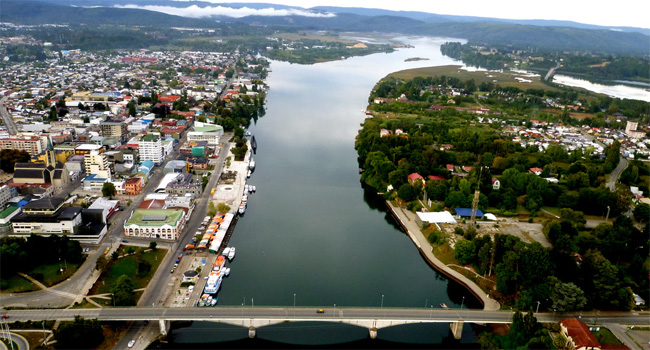
#> input picture clases/images/valdivia.jpg, 650 x 350 px
$ jupyter execute --allow-errors '05_análisis_de_imágenes.ipynb'   (shell and % lines are left out)
#> lines starting #> are read from the running program, lines starting #| are printed output that depends on the picture
[cell 1]
import numpy as np
from matplotlib import rcParams
rcParams['figure.dpi'] = 120
import matplotlib.pyplot as plt
from scipy import fftpack
from IPython.display import YouTubeVideo
from functools import partial
YTVideo_formato = partial(YouTubeVideo, width=640, height=400, rel=0, modestbranding=1)

def color2bw(img):
    return np.dot(img, [0.299, 0.587, 0.114])

# Análisis de imágenes en frecuencia

En esta lección veremos:

- Transformada de Fourier bidimensional
- Espectro de imágenes sintéticas y naturales

## Transformada de Fourier bidimensional

La DFT se puede aplicar a funciones multi-dimensionales

En el caso discreto de una señal bidimensional $g[n_1, n_2]$ con índices $n_1 \in [0, N_1-1]$ y $n_2 \in [0, N_2-1]$ tenemos

$$
G[k_1, k_2] = \sum_{n_1=0}^{N_1-1} \sum_{n_2=0}^{N_2-1} g[n_1, n_2] \exp \left ( -j2\pi  \left[\frac{n_1 k_1}{N_1} + \frac{n_2 k_2}{N_2} \right] \right)
$$
y su inversa

$$
g[n_1, n_2] = \frac{1}{N_1 N_2}\sum_{k_1=0}^{N_1-1} \sum_{k_2=0}^{N_2-1} G[k_1, k_2] \exp \left ( j2\pi  \left[\frac{n_1 k_1}{N_1} + \frac{n_2 k_2}{N_2} \right] \right)
$$

Notemos que

$$
\begin{align}
G[k_1, k_2] &= \sum_{n_1=0}^{N_1-1} \left(\sum_{n_2=0}^{N_2-1} g[n_1, n_2] \exp \left (-j2\pi \frac{n_2 k_2}{N_2}\right) \right) \exp \left (-j2\pi \frac{n_1 k_1}{N_1}\right) \\
&= \sum_{n_1=0}^{N_1-1} \hat g_{n_2}[n_1] \exp \left (-j2\pi \frac{n_1 k_1}{N_1}\right),
\end{align}
$$

Es decir que la DFT 2D se puede calcular usando repetidas veces la DFT de una dimensión.

**Visualización de la base de Fourier bidimensional**

A continuación se muestra la base de Fourier (parte real), son cosenos en dos dimensiones con distintas orientaciones

- La frecuencia cero se ubica en la esquina superior izquierda
- La frecuencia crece de izquierda a derecha y de arriba para abajo

Cuando aplicamos la transformada de Fourier 2D a una imagen estamos separando la imagen en base a estas "texturas" sinusoidales

[cell 2]
x = np.arange(0, 32, step=1)
X, Y = np.meshgrid(x, x)
#> (the rest of this cell did not finish here and is left out)

## Espectro de una imagen

Podemos usar la transformada de Fourier 2D para obtener el espectro de amplitud de una imagen

Los ejes de la DFT son las frecuencias espaciales

[cell 3]
img_color = plt.imread('../images/valdivia.jpg')
#> img_color is the input picture: shape (350, 650, 3); mean R, G, B 97.3, 102, 93.5
img_bw = color2bw(img_color)[:, 300:]
#> in color2bw, `return np.dot(img, [0.299, 0.587, 0.114])`:
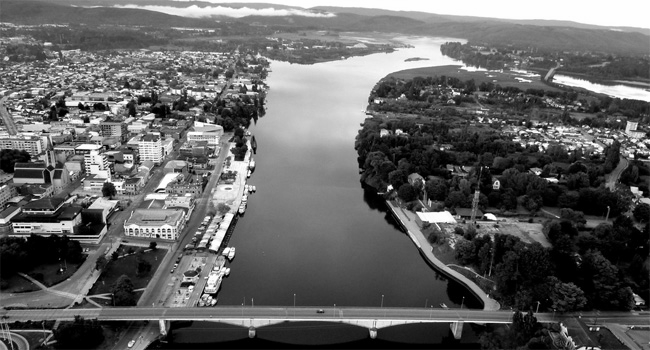
#> returned value: shape (350, 650) float64; min 0, max 255, mean 99.6
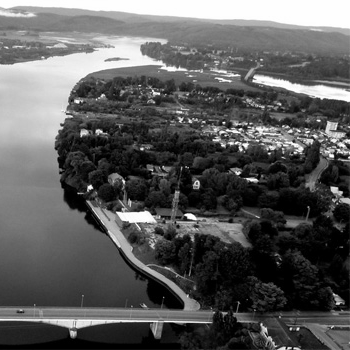
#> img_bw: shape (350, 350) float64; min 0, max 255, mean 91.9

#> (the rest of this cell did not finish here and is left out)

```{note}
La energía está muy concentrada en el componente central. Esto es común en imágenes naturales
```

Para visualizar mejor el espectro de una imagen natural se recomienda usar

$$
\log(|\text{fft2}(I)|+1)
$$

de esta forma el componente central no es tan dominante

#> (a cell that did not finish here is left out)

Ahora podemos apreciar otras estructuras en el espectro, pero

> ¿A qué corresponden?

Para entrenarnos en la interpretación del espectro conviene estudiar espectros de imágenes sintéticas

## Espectro de una imagen sintética

**Impulsos**

Dos impulsos en el espectro corresponde a una sinusoide en el espacio original y viceversa

La posición de los impulsos está asociada a la frecuencia de la sinusoide

[cell 5]
YTVideo_formato('JkYpoMWGbN4')

**Espectro de una Linea**

Una línea en la imagen es una línea en el espectro (con otra orientación)

[cell 6]
YTVideo_formato('vwey-8_EADg')

**¿Cómo se explica esto?**

 Consideremos primero el caso donde la rotación es 40 pixeles (linea vertical)

#> (a cell that did not finish here is left out)

Notemos que en este caso la componente vertical y horizontal pueden independizarse como muestra el sencillo ejemplo a continuación

[cell 8]
A = np.array([[0., 0., 1., 0., 0.]])
B = np.array([[1., 1., 1., 1., 1.]])
A*B.T

Esto se conoce como **señal separable**

**Propiedad:**

> La DFT 2D de una señal separable equivale a la multiplicación de las dos DFT 1D

Demostración: Una señal es sepable si

$$
g[n_1, n_2] = g_1[n_1] g_2[n_2],
$$

aplicando esto en la DFT tenemos

$$
\begin{align}
G[k_1, k_2] &= \sum_{n_1=0}^{N_1-1} \sum_{n_2=0}^{N_2-1} g_1[n_1] g_2[n_2] \exp \left ( -j2\pi  \left[\frac{n_1 k_1}{N_1} + \frac{n_2 k_2}{N_2} \right] \right) \nonumber \\
& = \sum_{n_1=0}^{N_1-1} g_1[n_1] \exp \left ( -j2\pi \frac{n_1 k_1}{N_1} \right)  \sum_{n_2=0}^{N_2-1} g_2[n_2] \exp \left ( -j2\pi\frac{n_2 k_2}{N_2}  \right) \nonumber \\
\end{align}
$$

es decir que se obtiene la multiplicación de cada DFT.

Usemos esta propiedad en el ejemplo anterior.

La primera señal es un impulso en el origen

Su transformada de Fourier es una señal constante

[cell 9]
SA = fftpack.fftshift(np.abs(fftpack.fft(A)))
display(A, SA)

La segunda señal es una constante

Su transformada de Fourier es un impulso en el origen

(la constante y el impulso en el origen son un par de Fourier)

[cell 10]
SB = fftpack.fftshift(np.abs(fftpack.fft(B)))
display(B, SB)

**Resultado:** La multiplicación de ambas es una linea rotada en 90 grados con respecto a la original

[cell 11]
SA*SB.T

**Pregunta:**

¿Por qué pareciera repetirse la linea en el espectro cuando la rotación es distinta de 0 pixeles (0 grados), 40 pixeles (90 grados) o 80 pixeles (180 grados)?

#> (a cell that did not finish here is left out)

Este efecto o artefacto es obedece a la siguiente propiedad de la DFT

**Propiedad:**

>La DFT es periodica

En este caso el artefacto que observamos se debe a que en ciertos ángulos los bordes no calzan, tal como muestra la siguiente figura

#> (a cell that did not finish here is left out)

Más adelante veremos como disminuir la influencia de este artefacto usando enventanado

**Espectro de un rectangulo**

Un rectangulo en la imagen es un sinc en el espectro (y viceverza)

Notemos como mientras más ancho es el rectangulo más angosto es el sinc (y viceversa)

Demostración para una dimensión: https://www.thefouriertransform.com/pairs/box.php

[cell 14]
YTVideo_formato('4ctVzvU89lw')

**Espectro de una Gaussiana**

Una Gaussiana en el espectro es una Gaussiana en el espacio de la imagen

Sin embargo el ancho de la gaussiana en el espectro es inversamente proporcional a la del espacio de la imagen

Demostración para una dimensión: https://www.thefouriertransform.com/pairs/gaussian.php

[cell 15]
YTVideo_formato('2Sukn_-4Wss')

**Espectro de ruido blanco**

El espectro de una imagen de ruido blanco es también ruido blanco

El adjetivo "blanco" se refiere a que es un ruido sin color, es decir que aparece de igual forma en todas las frecuencias de la señal

El video a continuación muestre imágenes de ruido blanco gaussiano generado con distitnas semillas y sus correspondientes espectros de magnitud

[cell 16]
YTVideo_formato("mUTdCJzxLkc")

## Espectro de una imagen natural

Ahora que hemos aprendido a interpretar el los espectros, analizemos una imagen natural

[cell 17]
img_doge = color2bw(plt.imread('../images/doge.jpg'))
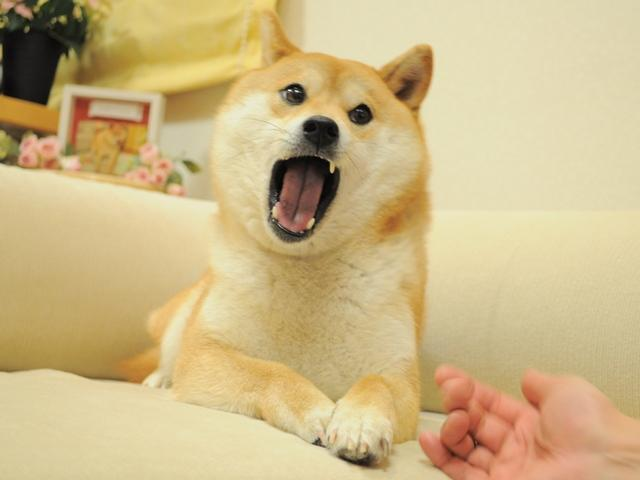
#> input picture clases/images/doge.jpg, 640 x 480 px
#> in color2bw (call 2), `return np.dot(img, [0.299, 0.587, 0.114])`:
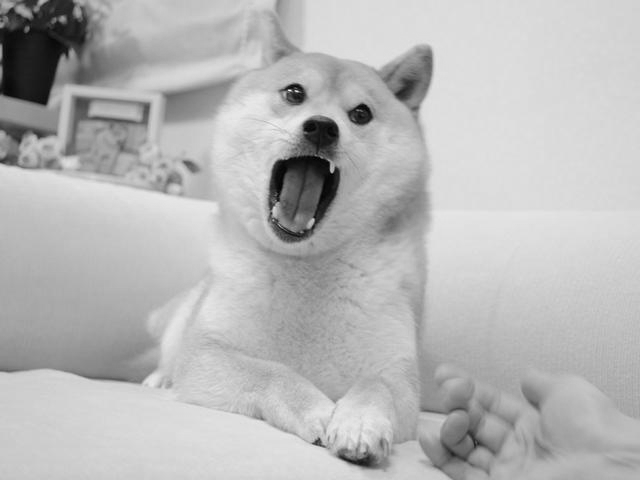
#> returned value: shape (480, 640) float64; min 0.897, max 254, mean 184
#> (the rest of this cell did not finish here and is left out)

```{note}
Las fuerte componentes horizontal y vertical son en realidad un artefacto de borde
```

Puedes disminuir este efecto usando **enventanado**

Esto consiste en suavizar los bordes de la imagen mediante la multiplicación por una función de ventana

En este ejemplo se usa una ventana de Hanning

[cell 18]
#win = np.hanning(img.shape[0]).reshape(-1, 1)
win = np.dot(np.hanning(img_doge.shape[0]).reshape(-1, 1),
             np.hanning(img_doge.shape[1]).reshape(1, -1))

#> (the rest of this cell did not finish here and is left out)

## Espectro de magnitud y de fase

La DFT en dos dimensiones $G[k_1, k_2]$ es un número complejo y como tal puede escribirse en coordenadas polares como

$$
G[k_1, k_2] = M[k_1, k_2] e^{j \Phi[k_1, k_2]}
$$

donde $j$ es el número imaginario.

Hasta ahora solo hemos estudiando el valor absoluto $M = | G |$, esto es lo que se conoce como **espectro de magnitud**

>  La **magnitud espectral** guarda información de la amplitud de los componentes

Ahora estudiaremos la influencia que tiene $\Phi[k_1, k_2]$, es decir el **espectro de fase** o ángulo

> La **fase espectral** guarda información del desfase (dirección) de los componentes

Consideremos nuevamente nuestra imagen de ejemplo

[cell 19]
plt.figure(figsize=(6, 4), tight_layout=True)
#> (this line was passed over: IPython is not available in this run)
plt.imshow(img_doge, cmap=plt.cm.Greys_r);
#> (this line was passed over: IPython is not available in this run)

¿Cómo se ven los espectros de magnitud y fase de esta imagen?

#> (a cell that did not finish here is left out)

¿Podemos reconstruir la imagen usando sólo el espectro de magnitud? ¿O usando sólo el de fase?

Con este sencillo experimento podemos resaltar que es lo que guarda cada espectro

[cell 21]
def hist_eq(img, nbins=256):
    image_hist, bins = np.histogram(img.flatten(), nbins, density=True)
    cdf = image_hist.cumsum()
    cdf = 255 * cdf / cdf[-1]
    image_eq = np.interp(img.flatten(), bins[:-1], cdf)
    return image_eq.reshape(img.shape).astype('int')
    #return img

reconstruct = lambda S: np.real(fftpack.ifft2(S))

#> (the rest of this cell did not finish here and is left out)

La base de Fourier representan las texturas presentes en la imagen

- El espectro de amplitud nos dice la importancia de cada textura
- El espectro de fase nos dice la dirección de cada textura

Si solo usamos la importancia sin la dirección el resultado es ininteligible

Si solo usamos sólo la dirección podemos entender los contornos pero se pierden la información de intensidad de color (importancia)

Ahora

¿Qué pasa si intercambiamos la fase y magnitud de dos imágenes de igual tamaño?

[cell 22]
img_inst = color2bw(plt.imread("../images/InsInformatica.jpg"))
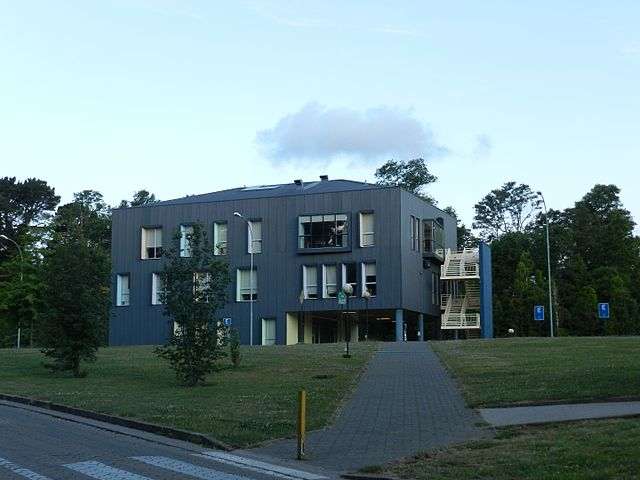
#> input picture clases/images/InsInformatica.jpg, 640 x 480 px
#> in color2bw (call 3), `return np.dot(img, [0.299, 0.587, 0.114])`:
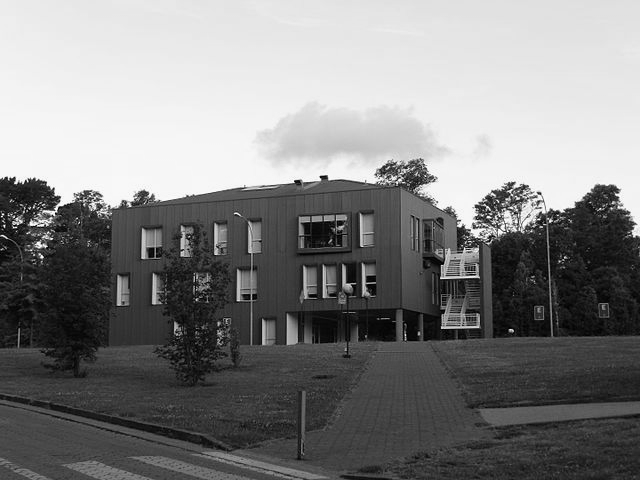
#> returned value: shape (480, 640) float64; min 0, max 252.9, mean 130.5
#> (the rest of this cell did not finish here and is left out)
